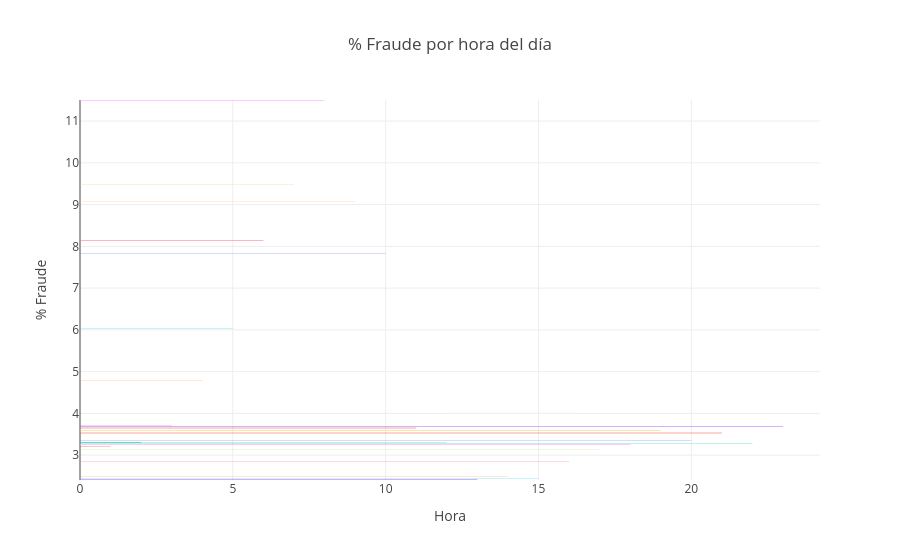

The code cell stored with this chart in its notebook:
### Code cell
grafica_hora = px.bar(
    df_hora,
    x="transaction_hour",
    y="pct_fraude",
    color="pct_fraude",
    color_continuous_scale="Reds",
    title="% Fraude por hora del día",
    labels={"transaction_hour": "Hora", "pct_fraude": "% Fraude"}
)
grafica_hora.update_layout(template="gridon", showlegend=False)
grafica_hora.show()

### Figure 1 — Plotly figure (JSON) as saved in the notebook; plotly's stock layout.template omitted (floating-point values rounded to 4 significant figures)
{"data": [{"hovertemplate": "% Fraude=%{y}<br>Hora=%{x}<extra></extra>", "legendgroup": "3.20", "marker": {"color": "#636efa", "pattern": {"shape": ""}}, "name": "3.20", "orientation": "h", "showlegend": true, "textposition": "auto", "type": "bar", "x": [0], "xaxis": "x", "y": [3.2], "yaxis": "y"}, {"hovertemplate": "% Fraude=%{y}<br>Hora=%{x}<extra></extra>", "legendgroup": "3.21", "marker": {"color": "#EF553B", "pattern": {"shape": ""}}, "name": "3.21", "orientation": "h", "showlegend": true, "textposition": "auto", "type": "bar", "x": [1], "xaxis": "x", "y": [3.21], "yaxis": "y"}, {"hovertemplate": "% Fraude=%{y}<br>Hora=%{x}<extra></extra>", "legendgroup": "3.31", "marker": {"color": "#00cc96", "pattern": {"shape": ""}}, "name": "3.31", "orientation": "h", "showlegend": true, "textposition": "auto", "type": "bar", "x": [2], "xaxis": "x", "y": [3.31], "yaxis": "y"}, {"hovertemplate": "% Fraude=%{y}<br>Hora=%{x}<extra></extra>", "legendgroup": "3.72", "marker": {"color": "#ab63fa", "pattern": {"shape": ""}}, "name": "3.72", "orientation": "h", "showlegend": true, "textposition": "auto", "type": "bar", "x": [3], "xaxis": "x", "y": [3.72], "yaxis": "y"}, {"hovertemplate": "% Fraude=%{y}<br>Hora=%{x}<extra></extra>", "legendgroup": "4.79", "marker": {"color": "#FFA15A", "pattern": {"shape": ""}}, "name": "4.79", "orientation": "h", "showlegend": true, "textposition": "auto", "type": "bar", "x": [4], "xaxis": "x", "y": [4.79], "yaxis": "y"}, {"hovertemplate": "% Fraude=%{y}<br>Hora=%{x}<extra></extra>", "legendgroup": "6.03", "marker": {"color": "#19d3f3", "pattern": {"shape": ""}}, "name": "6.03", "orientation": "h", "showlegend": true, "textposition": "auto", "type": "bar", "x": [5], "xaxis": "x", "y": [6.03], "yaxis": "y"}, {"hovertemplate": "% Fraude=%{y}<br>Hora=%{x}<extra></extra>", "legendgroup": "8.14", "marker": {"color": "#FF6692", "pattern": {"shape": ""}}, "name": "8.14", "orientation": "h", "showlegend": true, "textposition": "auto", "type": "bar", "x": [6], "xaxis": "x", "y": [8.14], "yaxis": "y"}, {"hovertemplate": "% Fraude=%{y}<br>Hora=%{x}<extra></extra>", "legendgroup": "9.49", "marker": {"color": "#B6E880", "pattern": {"shape": ""}}, "name": "9.49", "orientation": "h", "showlegend": true, "textposition": "auto", "type": "bar", "x": [7], "xaxis": "x", "y": [9.49], "yaxis": "y"}, {"hovertemplate": "% Fraude=%{y}<br>Hora=%{x}<extra></extra>", "legendgroup": "11.50", "marker": {"color": "#FF97FF", "pattern": {"shape": ""}}, "name": "11.50", "orientation": "h", "showlegend": true, "textposition": "auto", "type": "bar", "x": [8], "xaxis": "x", "y": [11.5], "yaxis": "y"}, {"hovertemplate": "% Fraude=%{y}<br>Hora=%{x}<extra></extra>", "legendgroup": "9.07", "marker": {"color": "#FECB52", "pattern": {"shape": ""}}, "name": "9.07", "orientation": "h", "showlegend": true, "textposition": "auto", "type": "bar", "x": [9], "xaxis": "x", "y": [9.07], "yaxis": "y"}, {"hovertemplate": "% Fraude=%{y}<br>Hora=%{x}<extra></extra>", "legendgroup": "7.82", "marker": {"color": "#636efa", "pattern": {"shape": ""}}, "name": "7.82", "orientation": "h", "showlegend": true, "textposition": "auto", "type": "bar", "x": [10], "xaxis": "x", "y": [7.82], "yaxis": "y"}, {"hovertemplate": "% Fraude=%{y}<br>Hora=%{x}<extra></extra>", "legendgroup": "3.65", "marker": {"color": "#EF553B", "pattern": {"shape": ""}}, "name": "3.65", "orientation": "h", "showlegend": true, "textposition": "auto", "type": "bar", "x": [11], "xaxis": "x", "y": [3.65], "yaxis": "y"}, {"hovertemplate": "% Fraude=%{y}<br>Hora=%{x}<extra></extra>", "legendgroup": "3.30", "marker": {"color": "#00cc96", "pattern": {"shape": ""}}, "name": "3.30", "orientation": "h", "showlegend": true, "textposition": "auto", "type": "bar", "x": [12], "xaxis": "x", "y": [3.3], "yaxis": "y"}, {"hovertemplate": "% Fraude=%{y}<br>Hora=%{x}<extra></extra>", "legendgroup": "2.41", "marker": {"color": "#ab63fa", "pattern": {"shape": ""}}, "name": "2.41", "orientation": "h", "showlegend": true, "textposition": "auto", "type": "bar", "x": [13], "xaxis": "x", "y": [2.41], "yaxis": "y"}, {"hovertemplate": "% Fraude=%{y}<br>Hora=%{x}<extra></extra>", "legendgroup": "2.49", "marker": {"color": "#FFA15A", "pattern": {"shape": ""}}, "name": "2.49", "orientation": "h", "showlegend": true, "textposition": "auto", "type": "bar", "x": [14], "xaxis": "x", "y": [2.49], "yaxis": "y"}, {"hovertemplate": "% Fraude=%{y}<br>Hora=%{x}<extra></extra>", "legendgroup": "2.43", "marker": {"color": "#19d3f3", "pattern": {"shape": ""}}, "name": "2.43", "orientation": "h", "showlegend": true, "textposition": "auto", "type": "bar", "x": [15], "xaxis": "x", "y": [2.43], "yaxis": "y"}, {"hovertemplate": "% Fraude=%{y}<br>Hora=%{x}<extra></extra>", "legendgroup": "2.85", "marker": {"color": "#FF6692", "pattern": {"shape": ""}}, "name": "2.85", "orientation": "h", "showlegend": true, "textposition": "auto", "type": "bar", "x": [16], "xaxis": "x", "y": [2.85], "yaxis": "y"}, {"hovertemplate": "% Fraude=%{y}<br>Hora=%{x}<extra></extra>", "legendgroup": "3.14", "marker": {"color": "#B6E880", "pattern": {"shape": ""}}, "name": "3.14", "orientation": "h", "showlegend": true, "textposition": "auto", "type": "bar", "x": [17], "xaxis": "x", "y": [3.14], "yaxis": "y"}, {"hovertemplate": "% Fraude=%{y}<br>Hora=%{x}<extra></extra>", "legendgroup": "3.25", "marker": {"color": "#FF97FF", "pattern": {"shape": ""}}, "name": "3.25", "orientation": "h", "showlegend": true, "textposition": "auto", "type": "bar", "x": [18], "xaxis": "x", "y": [3.25], "yaxis": "y"}, {"hovertemplate": "% Fraude=%{y}<br>Hora=%{x}<extra></extra>", "legendgroup": "3.59", "marker": {"color": "#FECB52", "pattern": {"shape": ""}}, "name": "3.59", "orientation": "h", "showlegend": true, "textposition": "auto", "type": "bar", "x": [19], "xaxis": "x", "y": [3.59], "yaxis": "y"}, {"hovertemplate": "% Fraude=%{y}<br>Hora=%{x}<extra></extra>", "legendgroup": "3.34", "marker": {"color": "#636efa", "pattern": {"shape": ""}}, "name": "3.34", "orientation": "h", "showlegend": true, "textposition": "auto", "type": "bar", "x": [20], "xaxis": "x", "y": [3.34], "yaxis": "y"}, {"hovertemplate": "% Fraude=%{y}<br>Hora=%{x}<extra></extra>", "legendgroup": "3.53", "marker": {"color": "#EF553B", "pattern": {"shape": ""}}, "name": "3.53", "orientation": "h", "showlegend": true, "textposition": "auto", "type": "bar", "x": [21], "xaxis": "x", "y": [3.53], "yaxis": "y"}, {"hovertemplate": "% Fraude=%{y}<br>Hora=%{x}<extra></extra>", "legendgroup": "3.29", "marker": {"color": "#00cc96", "pattern": {"shape": ""}}, "name": "3.29", "orientation": "h", "showlegend": true, "textposition": "auto", "type": "bar", "x": [22], "xaxis": "x", "y": [3.29], "yaxis": "y"}, {"hovertemplate": "% Fraude=%{y}<br>Hora=%{x}<extra></extra>", "legendgroup": "3.68", "marker": {"color": "#ab63fa", "pattern": {"shape": ""}}, "name": "3.68", "orientation": "h", "showlegend": true, "textposition": "auto", "type": "bar", "x": [23], "xaxis": "x", "y": [3.68], "yaxis": "y"}], "layout": {"barmode": "relative", "legend": {"title": {"text": "% Fraude"}, "tracegroupgap": 0}, "showlegend": false, "title": {"text": "% Fraude por hora del día"}, "xaxis": {"anchor": "y", "domain": [0, 1], "title": {"text": "Hora"}}, "yaxis": {"anchor": "x", "categoryarray": [3.68, 3.29, 3.53, 3.34, 3.59, 3.25, 3.14, 2.85, 2.43, 2.49, 2.41, 3.3, 3.65, 7.82, 9.07, 11.5, 9.49, 8.14, 6.03, 4.79, 3.72, 3.31, 3.21, 3.2], "categoryorder": "array", "domain": [0, 1], "title": {"text": "% Fraude"}}}}
